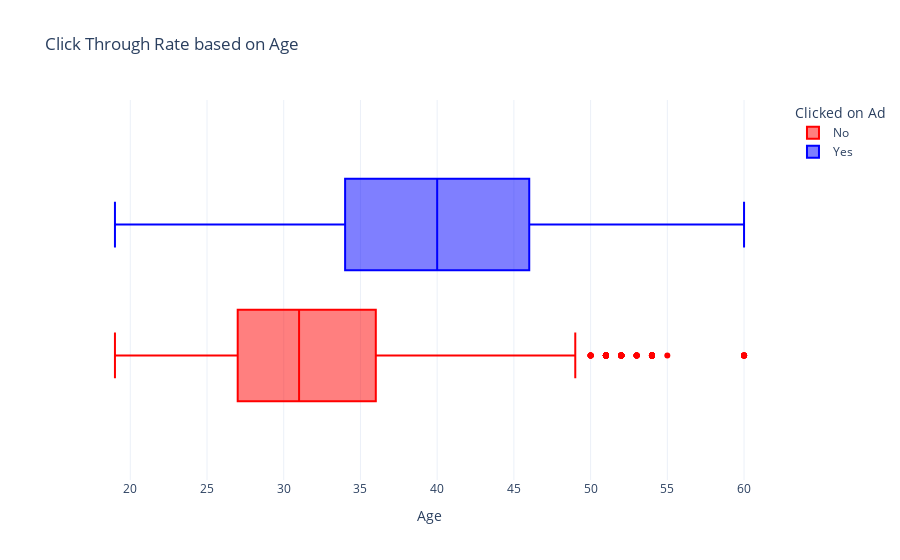

Here is the notebook cell this chart was saved with:
### Code cell
fig = px.box(data, 
             x="Age",  
             color="Clicked on Ad", 
             title="Click Through Rate based on Age", 
             color_discrete_map={'Yes':'blue',
                                 'No':'red'})
fig.update_traces(quartilemethod="exclusive")
fig.show()

### Figure 1 — Plotly figure (JSON) as saved in the notebook; plotly's stock layout.template omitted (floating-point values rounded to 4 significant figures; data arrays with more than 128 entries replaced by an {"elided": "..."} marker saying what was removed)
{"data": [{"alignmentgroup": "True", "hovertemplate": "Clicked on Ad=No<br>Age=%{x}<extra></extra>", "legendgroup": "No", "marker": {"color": "red"}, "name": "No", "notched": false, "offsetgroup": "No", "orientation": "h", "quartilemethod": "exclusive", "showlegend": true, "type": "box", "x": {"elided": "5083 float values"}, "x0": " ", "xaxis": "x", "y0": " ", "yaxis": "y"}, {"alignmentgroup": "True", "hovertemplate": "Clicked on Ad=Yes<br>Age=%{x}<extra></extra>", "legendgroup": "Yes", "marker": {"color": "blue"}, "name": "Yes", "notched": false, "offsetgroup": "Yes", "orientation": "h", "quartilemethod": "exclusive", "showlegend": true, "type": "box", "x": {"elided": "4917 float values"}, "x0": " ", "xaxis": "x", "y0": " ", "yaxis": "y"}], "layout": {"boxmode": "group", "legend": {"title": {"text": "Clicked on Ad"}, "tracegroupgap": 0}, "title": {"text": "Click Through Rate based on Age"}, "xaxis": {"anchor": "y", "domain": [0, 1], "title": {"text": "Age"}}, "yaxis": {"anchor": "x", "domain": [0, 1]}}}
